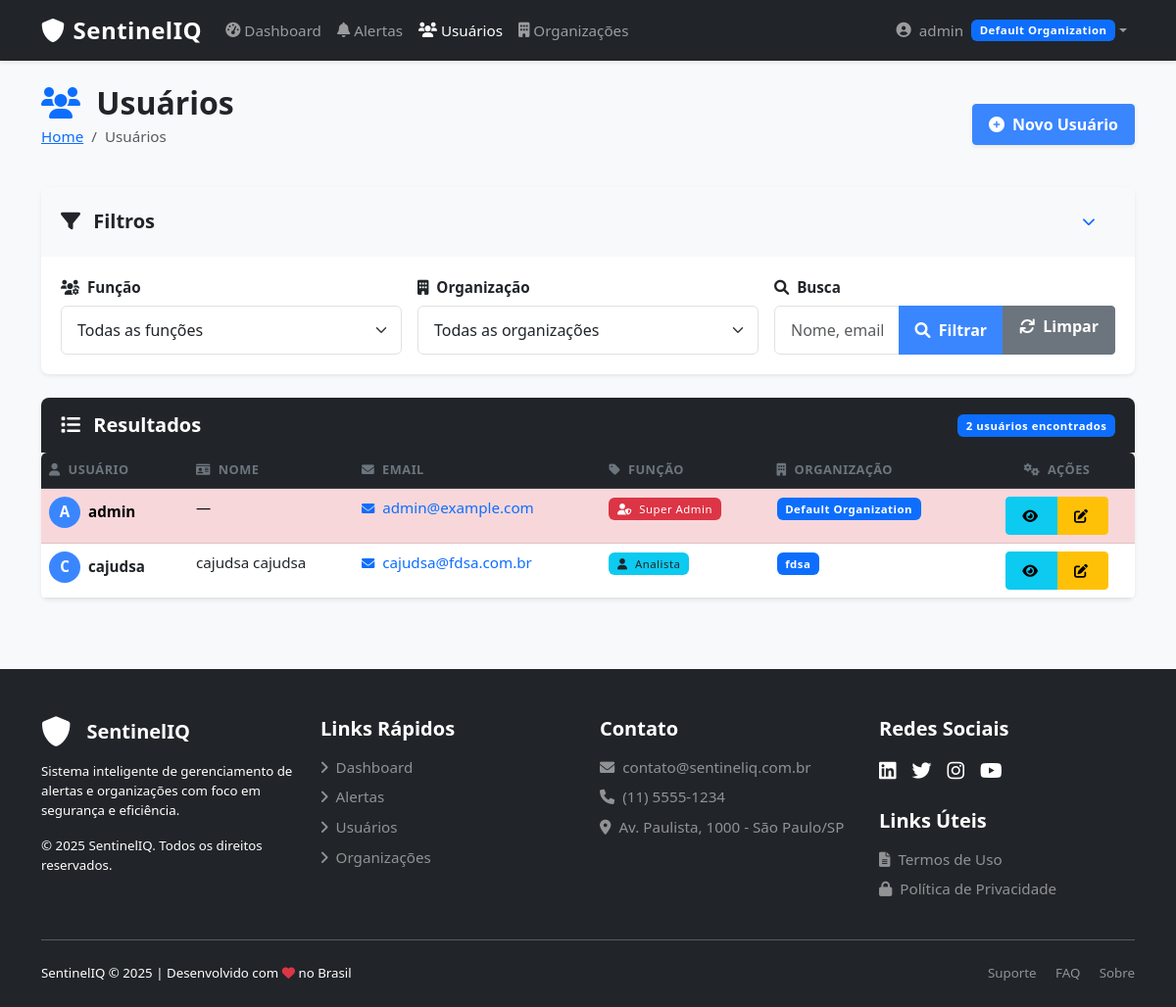
The app's page /users/ (signed in), older data.
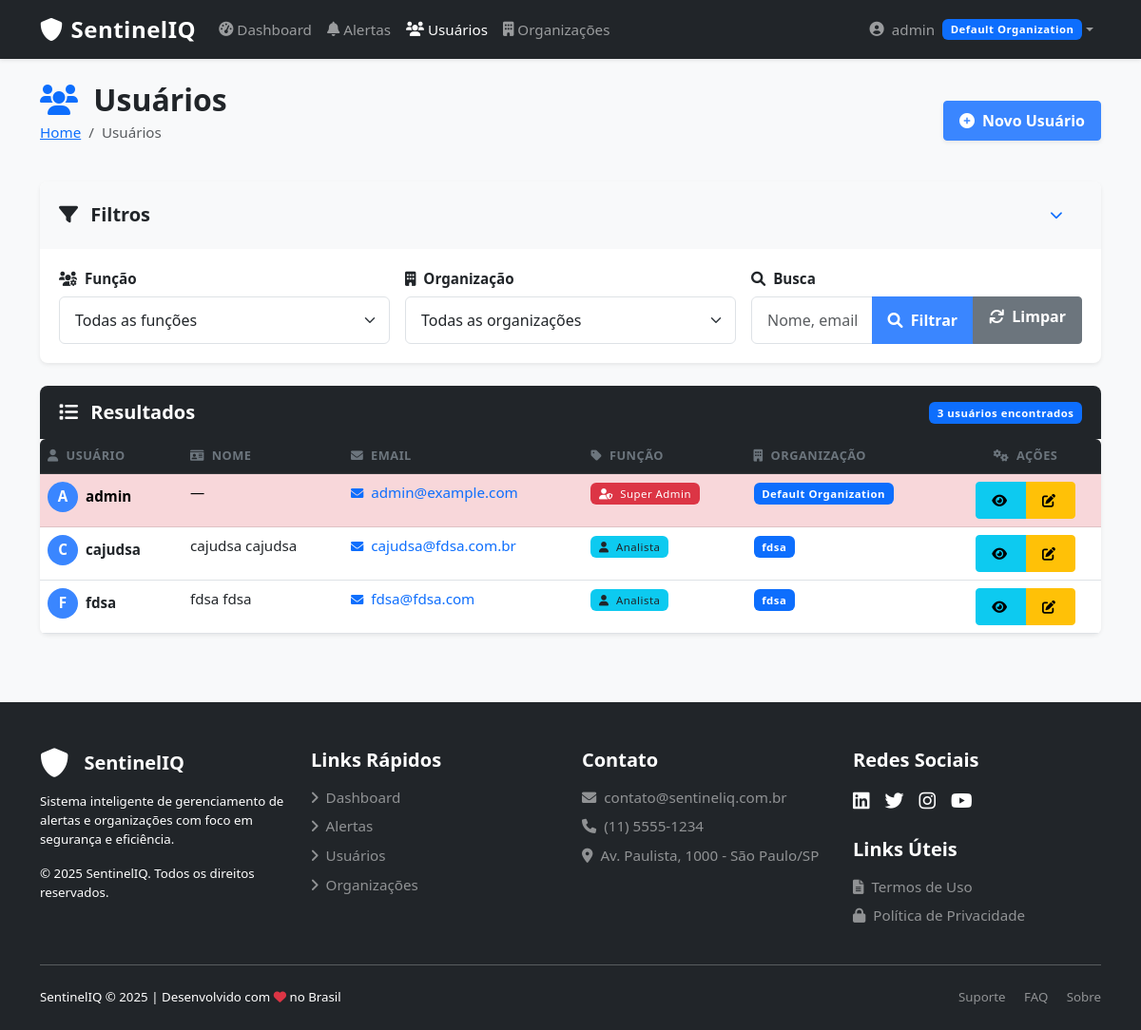
The same page, newer data.
### accounts/models.py (models this page shows, shortened)
class User(AbstractUser):
    SUPERADMIN = 'superadmin'
    ORG_ADMIN = 'org_admin'
    ANALYST = 'analyst'
    ROLE_CHOICES = [
        (SUPERADMIN, 'Super Admin'),
        (ORG_ADMIN, 'Organization Admin'),
        (ANALYST, 'Analyst'),
    ]
    role = models.CharField(
        _('Role'),
        max_length=20,
        choices=ROLE_CHOICES,
        default=ANALYST,
    )
    organization = models.ForeignKey(
        'organizations.Organization',
        on_delete=models.CASCADE,
        related_name='users',
        null=True,
        blank=True,
    )
    groups = models.ManyToManyField(
        Group,
        verbose_name=_('groups'),
        blank=True,
        help_text=_(
            'The groups this user belongs to. A user will get all permissions '
            'granted to each of their groups.'
        ),
        related_name="custom_user_set",
        related_query_name="user",
    )
    user_permissions = models.ManyToManyField(
        Permission,
        verbose_name=_('user permissions'),
        blank=True,
        help_text=_('Specific permissions for this user.'),
        related_name="custom_user_set",
        related_query_name="user",
    )
    def is_superadmin(self):
        return self.role == self.SUPERADMIN
    def is_org_admin(self):
        return self.role == self.ORG_ADMIN
    class Meta:
        verbose_name = _('user')
        verbose_name_plural = _('users')

### organizations/models.py (models this page shows, shortened)
class Organization(models.Model):
    name = models.CharField(_('Name'), max_length=255)
    slug = models.SlugField(_('Slug'), unique=True)
    description = models.TextField(_('Description'), blank=True, null=True)
    is_active = models.BooleanField(_('Active'), default=True)
    created_at = models.DateTimeField(_('Created at'), auto_now_add=True)
    updated_at = models.DateTimeField(_('Updated at'), auto_now=True)
    class Meta:
        verbose_name = _('Organization')
        verbose_name_plural = _('Organizations')
        ordering = ['name']

### accounts/views.py (the view)
# urls.py: path('users/', UserListView.as_view(), name='user_list'),
class UserListView(LoginRequiredMixin, OrgAdminRequiredMixin, ListView):
    model = User
    template_name = 'accounts/user_list.html'
    context_object_name = 'users'
    def get_queryset(self):
        if self.request.user.is_superadmin():
            return User.objects.all()
        else:
            return User.objects.filter(organization=self.request.user.organization)

### accounts/views.py (called while the page is built)
    def test_func(self):
        return self.request.user.is_org_admin() or self.request.user.is_superadmin()

### templates/accounts/user_list.html (shortened to what the changed rows need)
{% extends "base.html" %}
{% load static %}
{% block content %}
<div class="d-sm-flex align-items-center justify-content-between mb-4">
    <div>
        <h2 class="mb-1"><i class="fas fa-users text-primary me-2"></i> Usuários</h2>
    </div>
</div>
<div class="card shadow-sm">
    <div class="card-header bg-dark text-white d-flex justify-content-between align-items-center">
        <h5 class="mb-0"><i class="fas fa-list me-2"></i> Resultados</h5>
        <span class="badge bg-primary">{{ users|length }} usuários encontrados</span>
    </div>
    <div class="card-body p-0">
        <div class="table-container">
            <table class="table table-hover mb-0" id="usersTable">
                <thead class="table-dark">
                    <tr>
                        <th><i class="fas fa-user me-1"></i> Usuário</th>
                        <th><i class="fas fa-id-card me-1"></i> Nome</th>
                        <th><i class="fas fa-envelope me-1"></i> Email</th>
                        <th><i class="fas fa-tag me-1"></i> Função</th>
                        <th><i class="fas fa-building me-1"></i> Organização</th>
                        <th class="text-center"><i class="fas fa-cogs me-1"></i> Ações</th>
                    </tr>
                </thead>
                <tbody>
                    {% for user_obj in users %}
                        <tr class="fade-in">
                            <td>
                                <div class="d-flex align-items-center">
                                    <div class="user-avatar">
                                        {{ user_obj.username|first|upper }}
                                    </div>
                                    <span class="fw-bold">{{ user_obj.username }}</span>
                                </div>
                            </td>
                            <td>{{ user_obj.get_full_name|default:"—" }}</td>
                            <td>
                                <a href="mailto:{{ user_obj.email }}" class="text-decoration-none">
                                    <i class="fas fa-envelope me-1 small"></i>
                                    {{ user_obj.email }}
                                </a>
                            </td>
                            <td>
                                {% if user_obj.role == 'superadmin' %}
                                    <span class="badge bg-danger" data-bs-toggle="tooltip" title="Acesso completo ao sistema">
                                        <i class="fas fa-user-shield me-1"></i> Super Admin
                                    </span>
                                {% elif user_obj.role == 'org_admin' %}
                                    <span class="badge bg-warning text-dark" data-bs-toggle="tooltip" title="Administrador de Organização">
                                        <i class="fas fa-user-cog me-1"></i> Admin da Org.
                                    </span>
                                {% else %}
                                    <span class="badge bg-info text-dark" data-bs-toggle="tooltip" title="Acesso limitado ao sistema">
                                        <i class="fas fa-user me-1"></i> Analista
                                    </span>
                                {% endif %}
                            </td>
                            <td>
                                {% if user_obj.organization %}
                                    <span class="badge bg-primary">{{ user_obj.organization.name }}</span>
                                {% else %}
                                    <span class="text-muted">—</span>
                                {% endif %}
                            </td>
                            <td class="text-center">
                                <div class="btn-group btn-group-sm">
                                    <a href="{% url 'user_detail' user_obj.id %}" class="btn btn-info" data-bs-toggle="tooltip" title="Visualizar">
                                        <i class="fas fa-eye"></i>
                                    </a>
                                    <a href="{% url 'user_update' user_obj.id %}" class="btn btn-warning" data-bs-toggle="tooltip" title="Editar">
                                        <i class="fas fa-edit"></i>
                                    </a>
                                </div>
                            </td>
                        </tr>
                    {% endfor %}
                </tbody>
            </table>
        </div>
    </div>
</div>
{% endblock %}

### templates/base.html (shortened to what the changed rows need)
{% load static %}
<!DOCTYPE html>
<html lang="pt-br">
<head>
    <link href="https://cdn.jsdelivr.net/npm/bootstrap@5.3.0/dist/css/bootstrap.min.css" rel="stylesheet">
    <link rel="stylesheet" href="https://cdnjs.cloudflare.com/ajax/libs/font-awesome/6.0.0/css/all.min.css">
    <link rel="stylesheet" href="{% static 'css/style.css' %}">
</head>
<body class="d-flex flex-column min-vh-100 m-0 p-0">
    {% if user.is_authenticated %}
    <nav class="navbar navbar-expand-lg navbar-dark bg-dark sticky-top">
        <div class="container">
            <a class="navbar-brand d-flex align-items-center" href="{% url 'dashboard' %}">
                <i class="fas fa-shield-alt me-2"></i> SentinelIQ
            </a>
            <div class="collapse navbar-collapse" id="navbarNav">
                <ul class="navbar-nav me-auto">
                    <li class="nav-item">
                        <a class="nav-link d-flex align-items-center" href="{% url 'dashboard' %}">
                            <i class="fas fa-tachometer-alt me-1"></i> Dashboard
                        </a>
                    </li>
                    <li class="nav-item">
                        <a class="nav-link d-flex align-items-center" href="{% url 'alert_list' %}">
                            <i class="fas fa-bell me-1"></i> Alertas
                        </a>
                    </li>
                    {% if user.is_superadmin or user.is_org_admin %}
                    <li class="nav-item">
                        <a class="nav-link d-flex align-items-center" href="{% url 'user_list' %}">
                            <i class="fas fa-users me-1"></i> Usuários
                        </a>
                    </li>
                    {% endif %}
                    {% if user.is_superadmin %}
                    <li class="nav-item">
                        <a class="nav-link d-flex align-items-center" href="{% url 'organization_list' %}">
                            <i class="fas fa-building me-1"></i> Organizações
                        </a>
                    </li>
                    {% endif %}
                </ul>
                <ul class="navbar-nav">
                    <li class="nav-item dropdown">
                        <a class="nav-link dropdown-toggle d-flex align-items-center" href="#" id="userDropdown"
                           role="button" data-bs-toggle="dropdown" aria-expanded="false">
                            <i class="fas fa-user-circle me-2"></i>
                            <span>{{ user.username }}</span>
                            {% if user.organization %}
                            <span class="badge bg-primary ms-2">{{ user.organization.name }}</span>
                            {% endif %}
                        </a>
                    </li>
                </ul>
            </div>
        </div>
    </nav>
    {% endif %}
    <div class="container mt-4 flex-grow-1">
        <div class="fade-in">
            {% block content %}{% endblock %}
        </div>
    </div>
</body>
</html>

Row changes from the older to the newer data that the page shows:
added User: username|first "F", username "fdsa", get_full_name "fdsa fdsa", email "fdsa@fdsa.com", role "analyst" (drawn), organization.name "fdsa"
Text that changed along with them:
{{ users|length }}: "2" → "3"
